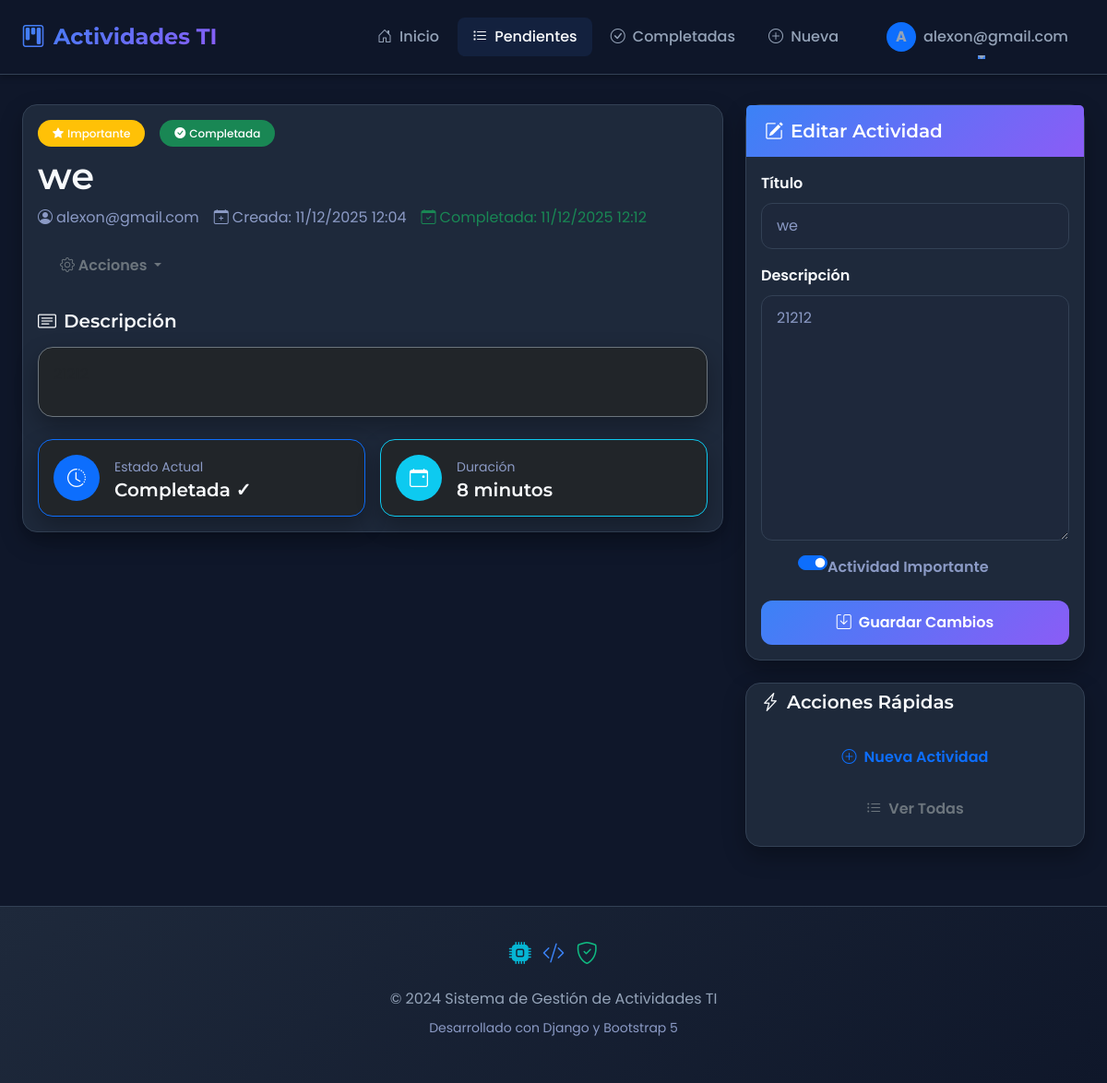
/actividades/3/ (signed in), run on the app's committed database.
### ti/models.py (models this page shows, shortened)
class Task(models.Model):
    title=models.CharField(max_length=100)
    description = models.TextField(blank=True)
    created=models.DateTimeField(auto_now_add=True)
    datecompleted = models.DateTimeField(null=True,blank=True)
    important=models.BooleanField(default=False)
    user=models.ForeignKey(User,on_delete=models.CASCADE)

### ti/views.py (the view, shortened to what this page needs)
# urls.py: path('actividades/<int:task_id>/',views.task_detail,name='detalle_actividad'),
@login_required
def task_detail(request, task_id):
   if request.method == 'GET':
        task = get_object_or_404(Task,pk=task_id,user=request.user)
        form = TaskForm(instance=task)
        return render(request,'detalle_actividad.html',{
            'task':task,
            'form':form
            })

### ti/templates/detalle_actividad.html (shortened to what this page needs)
{% extends 'base.html' %}
{% block content %}
<main class="container-main">
    <div class="row fade-in">
        <div class="col-12 col-lg-8">
            <div class="card mb-4">
                <div class="card-body">
                    <div class="d-flex justify-content-between align-items-start flex-wrap gap-3 mb-4">
                        <div class="flex-grow-1">
                            <div class="d-flex align-items-center mb-2">
                                {% if task.important %}
                                <span class="badge bg-warning me-3">
                                    <i class="bi bi-star-fill me-1"></i>Importante
                                </span>
                                {% endif %}
                                {% if task.datecompleted %}
                                <span class="badge bg-success">
                                    <i class="bi bi-check-circle-fill me-1"></i>Completada
                                </span>
                                {% endif %}
                            </div>
                            <h1 class="mb-2">{{ task.title }}</h1>
                            <div class="text-muted d-flex align-items-center flex-wrap gap-3">
                                <span>
                                    <i class="bi bi-person-circle me-1"></i>{{ task.user.username }}
                                </span>
                                <span>
                                    <i class="bi bi-calendar-plus me-1"></i>Creada: {{ task.created|date:"d/m/Y H:i" }}
                                </span>
                                {% if task.datecompleted %}
                                <span class="text-success">
                                    <i class="bi bi-calendar-check me-1"></i>Completada: {{ task.datecompleted|date:"d/m/Y H:i" }}
                                </span>
                                {% endif %}
                            </div>
                        </div>
                        <div class="dropdown">
                            <button class="btn btn-outline-secondary dropdown-toggle" type="button"
                                    data-bs-toggle="dropdown">
                                <i class="bi bi-gear"></i> Acciones
                            </button>
                        </div>
                    </div>
                    <div class="mb-4">
                        <h5 class="mb-3">
                            <i class="bi bi-card-text me-2"></i>Descripción
                        </h5>
                        <div class="card bg-dark border-secondary">
                            <div class="card-body">
                                {% if task.description %}
                                <p class="mb-0">{{ task.description|linebreaks }}</p>
                                {% else %}
                                <p class="mb-0 text-muted fst-italic">
                                    <i class="bi bi-info-circle me-2"></i>Esta actividad no tiene descripción
                                </p>
                                {% endif %}
                            </div>
                        </div>
                    </div>
                    <div class="row g-3">
                        <div class="col-12 col-sm-6">
                            <div class="card bg-dark border-primary">
                                <div class="card-body">
                                    <div class="d-flex align-items-center">
                                        <div class="rounded-circle bg-primary d-flex align-items-center justify-content-center me-3"
                                             style="width: 50px; height: 50px;">
                                            <i class="bi bi-clock-history text-white fs-5"></i>
                                        </div>
                                        <div>
                                            <small class="text-muted">Estado Actual</small>
                                            <h5 class="mb-0">
                                                {% if task.datecompleted %}
                                                Completada ✓
                                                {% else %}
                                                Pendiente ⏳
                                                {% endif %}
                                            </h5>
                                        </div>
                                    </div>
                                </div>
                            </div>
                        </div>
                        <div class="col-12 col-sm-6">
                            <div class="card bg-dark border-info">
                                <div class="card-body">
                                    <div class="d-flex align-items-center">
                                        <div class="rounded-circle bg-info d-flex align-items-center justify-content-center me-3"
                                             style="width: 50px; height: 50px;">
                                            <i class="bi bi-calendar-event text-white fs-5"></i>
                                        </div>
                                        <div>
                                            <small class="text-muted">Duración</small>
                                            <h5 class="mb-0">
                                                {% if task.datecompleted %}
                                                {{ task.created|timesince:task.datecompleted }}
                                                {% else %}
                                                En progreso
                                                {% endif %}
                                            </h5>
                                        </div>
                                    </div>
                                </div>
                            </div>
                        </div>
                    </div>
                </div>
            </div>
        </div>
        <div class="col-12 col-lg-4">
            <div class="card mb-4">
                <div class="card-header bg-gradient border-0">
                    <h5 class="mb-0 text-white">
                        <i class="bi bi-pencil-square me-2"></i>Editar Actividad
                    </h5>
                </div>
                <div class="card-body">
                    <form method="POST">
                        <div class="mb-3">
                            <label class="form-label fw-semibold">Título</label>
                            {{ form.title }}
                        </div>
                        <div class="mb-3">
                            <label class="form-label fw-semibold">Descripción</label>
                            {{ form.description }}
                        </div>
                        <div class="mb-4">
                            <div class="form-check form-switch">
                                {{ form.important }}
                                <label id="actividad-importante" class="form-check-label fw-semibold">
                                    Actividad Importante
                                </label>
                            </div>
                        </div>
                        <button type="submit" class="btn btn-primary w-100">
                            <i class="bi bi-save me-2"></i>Guardar Cambios
                        </button>
                    </form>
                </div>
            </div>
            <div class="card">
                <div class="card-header border-0">
                    <h5 class="mb-0">
                        <i class="bi bi-lightning-charge me-2"></i>Acciones Rápidas
                    </h5>
                </div>
                <div class="card-body">
                    <div class="d-grid gap-2">
                        <a href="{% url 'crear_actividad' %}" class="btn btn-outline-primary">
                            <i class="bi bi-plus-circle me-2"></i>Nueva Actividad
                        </a>
                        <a href="{% url 'actividades' %}" class="btn btn-outline-secondary">
                            <i class="bi bi-list-ul me-2"></i>Ver Todas
                        </a>
                    </div>
                </div>
            </div>
        </div>
    </div>
</main>
{% endblock %}

### ti/templates/base.html (shortened to what this page needs)
<!DOCTYPE html>
<html lang="es">
<head>
    <link href="https://cdn.jsdelivr.net/npm/bootstrap@5.3.0/dist/css/bootstrap.min.css" rel="stylesheet">
    <link rel="stylesheet" href="https://cdn.jsdelivr.net/npm/bootstrap-icons@1.10.0/font/bootstrap-icons.css">
</head>
<body>
    <nav class="navbar navbar-expand-lg navbar-dark sticky-top">
        <div class="container-fluid px-4">
            <a class="navbar-brand" href="{% url 'inicio' %}">
                <i class="bi bi-kanban"></i> Actividades TI
            </a>
            <div class="collapse navbar-collapse" id="navbarNav">
                <ul class="navbar-nav ms-auto align-items-center">
                    <li class="nav-item">
                        <a class="nav-link {% if request.path == '/' %}active{% endif %}" href="{% url 'inicio' %}">
                            <i class="bi bi-house-door me-1"></i> Inicio
                        </a>
                    </li>
                    {% if user.is_authenticated %}
                        <li class="nav-item">
                            <a class="nav-link {% if 'actividades' in request.path and 'completadas' not in request.path %}active{% endif %}"
                               href="{% url 'actividades' %}">
                                <i class="bi bi-list-task me-1"></i> Pendientes
                            </a>
                        </li>
                        <li class="nav-item">
                            <a class="nav-link {% if 'completadas' in request.path %}active{% endif %}"
                               href="{% url 'actividades_completadas' %}">
                                <i class="bi bi-check-circle me-1"></i> Completadas
                            </a>
                        </li>
                        <li class="nav-item">
                            <a class="nav-link {% if 'crear' in request.path %}active{% endif %}"
                               href="{% url 'crear_actividad' %}">
                                <i class="bi bi-plus-circle me-1"></i> Nueva
                            </a>
                        </li>
                        <li class="nav-item dropdown ms-3">
                            <a class="nav-link dropdown-toggle d-flex align-items-center" href="#" role="button" data-bs-toggle="dropdown">
                                <div class="rounded-circle bg-primary d-flex align-items-center justify-content-center"
                                     style="width: 32px; height: 32px;">
                                    <span class="fw-bold">{{ user.username|first|upper }}</span>
                                </div>
                                <span class="ms-2">{{ user.username }}</span>
                            </a>
                        </li>
                    {% endif %}
                </ul>
            </div>
        </div>
    </nav>
    {% block content %}
    {% endblock %}
    <footer>
        <div class="container text-center">
            <div class="mb-3">
                <i class="bi bi-cpu-fill fs-4 me-2" style="color: var(--accent);"></i>
                <i class="bi bi-code-slash fs-4 me-2" style="color: var(--primary);"></i>
                <i class="bi bi-shield-check fs-4" style="color: var(--success);"></i>
            </div>
            <p class="mb-2">&copy; 2024 Sistema de Gestión de Actividades TI</p>
            <p class="text-muted small">Desarrollado con Django y Bootstrap 5</p>
        </div>
    </footer>
</body>
</html>

### data on the page
Task: title "we", user.username "alexon@gmail.com", created "11/12/2025 12:04", datecompleted "11/12/2025 12:12", created "8 minutos", description "21212", important "☑"

### other printed values
{{ user.username|first|upper }} "A"
{{ user.username }} "alexon@gmail.com"
